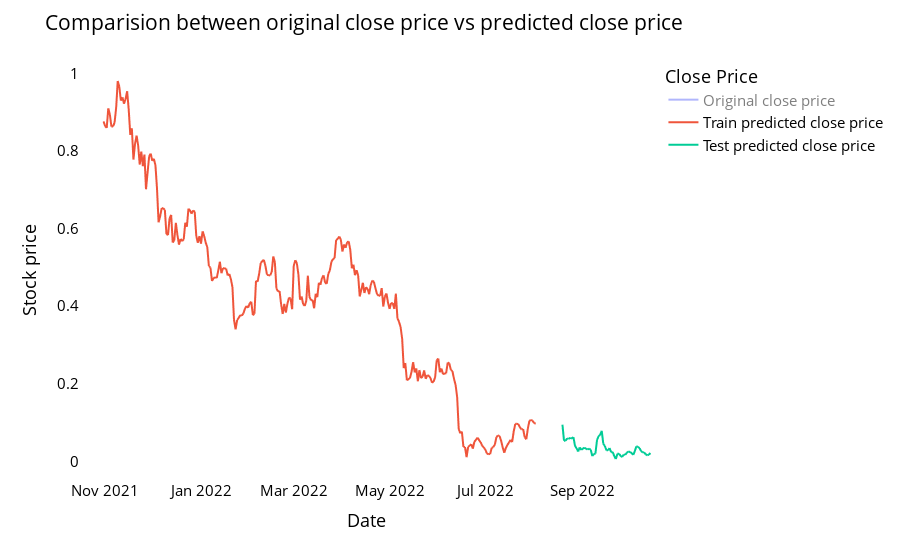

Notebook code for this chart:
### Code cell
look_back=time_step
trainPredictPlot = np.empty_like(value)
trainPredictPlot[:, :] = np.nan
trainPredictPlot[look_back:len(train_predict)+look_back, :] = train_predict
print("Train predicted data: ", trainPredictPlot.shape)

# shift test predictions for plotting
testPredictPlot = np.empty_like(value)
testPredictPlot[:, :] = np.nan
testPredictPlot[len(train_predict)+(look_back*2)+1:len(value)-1, :] = test_predict
print("Test predicted data: ", testPredictPlot.shape)

names = cycle(['Original close price','Train predicted close price','Test predicted close price'])


plotdf = pd.DataFrame({'date': close_value['Date'],
                       'original_close': close_value['Close'],
                      'train_predicted_close': trainPredictPlot.reshape(1,-1)[0].tolist(),
                      'test_predicted_close': testPredictPlot.reshape(1,-1)[0].tolist()})

fig = px.line(plotdf,x=plotdf['date'], y=[plotdf['original_close'],plotdf['train_predicted_close'],
                                          plotdf['test_predicted_close']],
              labels={'value':'Stock price','date': 'Date'})
fig.update_layout(title_text='Comparision between original close price vs predicted close price',
                  plot_bgcolor='white', font_size=15, font_color='black', legend_title_text='Close Price')
fig.for_each_trace(lambda t:  t.update(name = next(names)))

fig.update_xaxes(showgrid=False)
fig.update_yaxes(showgrid=False)
fig.show()

### Figure 1 — Plotly figure (JSON) as saved in the notebook; plotly's stock layout.template omitted (floating-point values rounded to 4 significant figures; data arrays with more than 128 entries replaced by an {"elided": "..."} marker saying what was removed)
{"data": [{"hovertemplate": "variable=original_close<br>Date=%{x}<br>Stock price=%{y}<extra></extra>", "legendgroup": "original_close", "line": {"color": "#636efa", "dash": "solid"}, "marker": {"symbol": "circle"}, "mode": "lines", "name": "Original close price", "showlegend": true, "type": "scattergl", "visible": "legendonly", "x": {"elided": "365 str values"}, "xaxis": "x", "y": {"elided": "365 float values"}, "yaxis": "y"}, {"hovertemplate": "variable=train_predicted_close<br>Date=%{x}<br>Stock price=%{y}<extra></extra>", "legendgroup": "train_predicted_close", "line": {"color": "#EF553B", "dash": "solid"}, "marker": {"symbol": "circle"}, "mode": "lines", "name": "Train predicted close price", "showlegend": true, "type": "scattergl", "x": {"elided": "365 str values"}, "xaxis": "x", "y": {"elided": "365 float values"}, "yaxis": "y"}, {"hovertemplate": "variable=test_predicted_close<br>Date=%{x}<br>Stock price=%{y}<extra></extra>", "legendgroup": "test_predicted_close", "line": {"color": "#00cc96", "dash": "solid"}, "marker": {"symbol": "circle"}, "mode": "lines", "name": "Test predicted close price", "showlegend": true, "type": "scattergl", "x": {"elided": "365 str values"}, "xaxis": "x", "y": {"elided": "365 float values"}, "yaxis": "y"}], "layout": {"autosize": true, "dragmode": "pan", "font": {"color": "black", "size": 15}, "legend": {"title": {"text": "Close Price"}, "tracegroupgap": 0}, "margin": {"t": 60}, "plot_bgcolor": "white", "title": {"text": "Comparision between original close price vs predicted close price"}, "xaxis": {"anchor": "y", "autorange": true, "domain": [0, 1], "range": ["2021-10-16", "2022-10-15"], "showgrid": false, "title": {"text": "Date"}, "type": "date"}, "yaxis": {"anchor": "x", "autorange": true, "domain": [0, 1], "range": [-0.04836, 1.035], "showgrid": false, "title": {"text": "Stock price"}, "type": "linear"}}}
